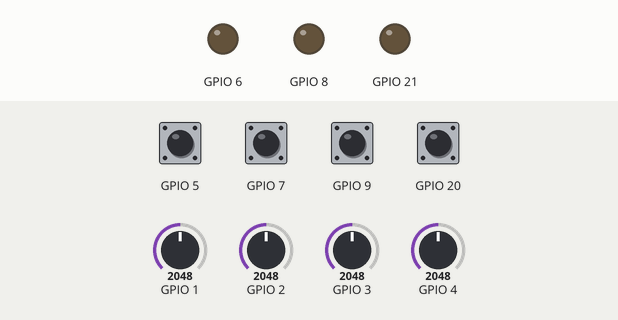
This program was run on a simulated ESP32-C3. Shown: output pins drawn as LEDs (lit = HIGH). The test bench sets the inputs (shaded band); at power-on: GPIO 5, GPIO 7, GPIO 9, GPIO 20 HIGH, GPIO 3 = 2048, GPIO 2 = 2048, GPIO 1 = 2048, GPIO 4 = 2048.

Above: at 1.2 s.
1.3 s: GPIO 5 pulled LOW for 0.15 s
At 2.2 s:
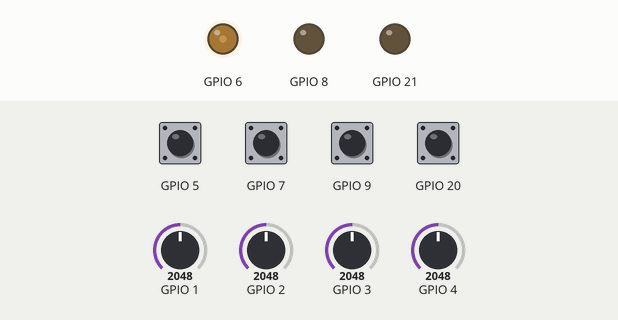
2.9 s: GPIO 3 set to 2866
At 3.4 s:
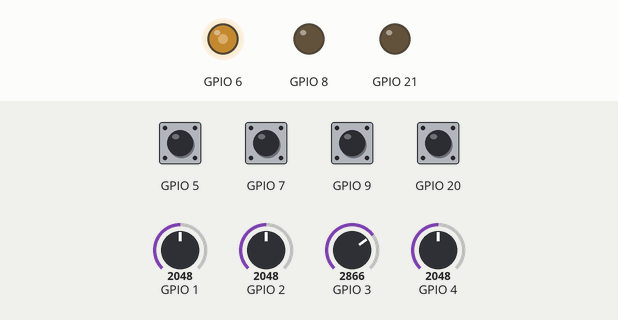
4.4 s: GPIO 9 pulled LOW for 0.15 s
At 5.7 s:
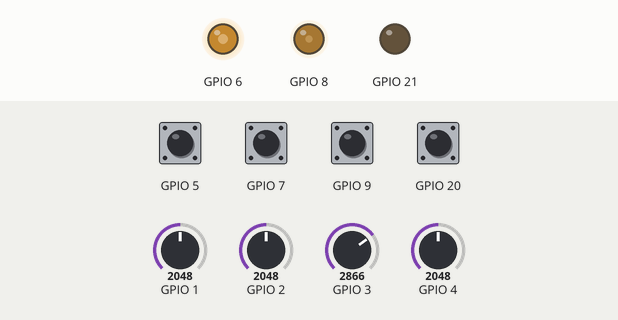
6.0 s: GPIO 2 set to 2866
At 6.9 s:
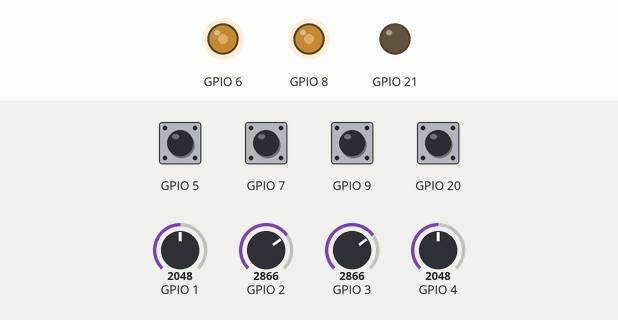
7.5 s: GPIO 20 pulled LOW for 0.15 s
At 8.6 s:
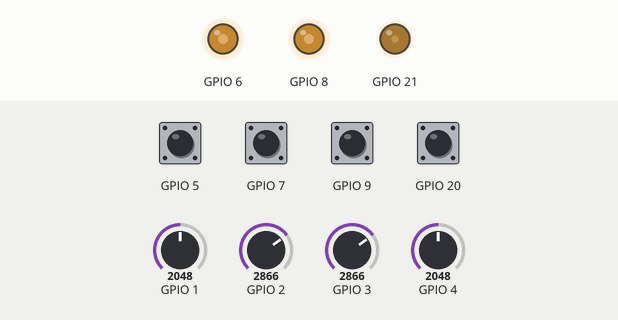
9.1 s: GPIO 2 set to 3603
At 10.6 s:
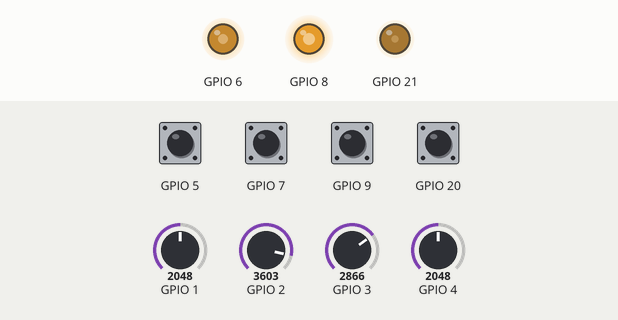
Timing chart, 0 to 11.6 s (numbered marks = the images above; inputs shaded):
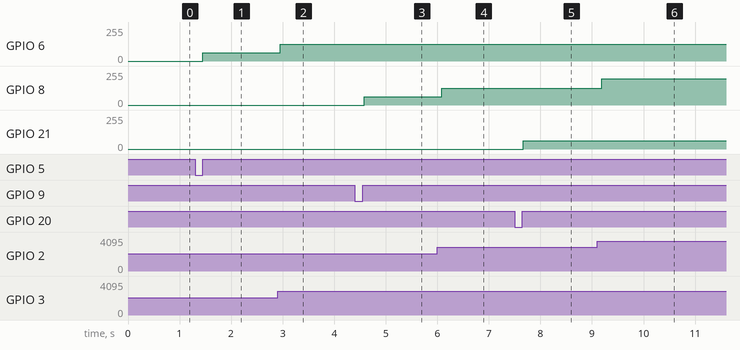

Measured:
- after the input at 1.3 s, GPIO 6: 0/255 → 63/255 after 0.15 s
- after the input at 2.9 s, GPIO 6: 63/255 → 124/255 after 0.06 s
- after the input at 4.4 s, GPIO 8: 0/255 → 63/255 after 0.19 s
- after the input at 6.0 s, GPIO 8: 63/255 → 124/255 after 0.09 s
- after the input at 7.5 s, GPIO 21: 0/255 → 63/255 after 0.17 s
- after the input at 9.1 s, GPIO 8: 124/255 → 196/255 after 0.09 s

The program:

main.cpp
```cpp
#include <DimmerLib.h>


// Example with three LED:s controlled by the same light sensor, but with individual pots for manual dimming
DimmerLib::LightSensingDimmer dimmer_0(A4, 6, 5, 7, A3, 0);
DimmerLib::LightSensingDimmer dimmer_1(A4, 8, 9, 7, A2, 1);
DimmerLib::LightSensingDimmer dimmer_2(A4, 21, 20, 7, A1, 2);


// Example with mode switch ISR:s for all the dimmer objects
MAKE_MODE_SWITCH_ISR(dimmer_0_mode_ISR, dimmer_0)
MAKE_MODE_SWITCH_ISR(dimmer_1_mode_ISR, dimmer_1)
MAKE_MODE_SWITCH_ISR(dimmer_2_mode_ISR, dimmer_2)


// Example with debug ISR. Only one is needed since all dimmer objects here use the same debug pin
MAKE_DEBUG_SWITCH_ISR(dimmer_0_debug_ISR, dimmer_0)


void setup()
{
  Serial.begin(115200);

  DimmerLib::semInit(); // Initializing the serial semaphore

  attachInterrupt(digitalPinToInterrupt(dimmer_0.MODE_BUTTON_PIN), dimmer_0_mode_ISR, RISING);
  attachInterrupt(digitalPinToInterrupt(dimmer_1.MODE_BUTTON_PIN), dimmer_1_mode_ISR, RISING);
  attachInterrupt(digitalPinToInterrupt(dimmer_2.MODE_BUTTON_PIN), dimmer_2_mode_ISR, RISING);

  attachInterrupt(digitalPinToInterrupt(dimmer_0.DEBUG_BUTTON_PIN), dimmer_0_debug_ISR, RISING);

  // Macros for simplified dimmer initialization
  INITIATE_DIMMER_TASK(dimmer_0, configMAX_PRIORITIES - 1);
  INITIATE_DIMMER_TASK(dimmer_1, configMAX_PRIORITIES - 1);
  INITIATE_DIMMER_TASK(dimmer_2, configMAX_PRIORITIES - 1);
}

void loop()
{
}
```
